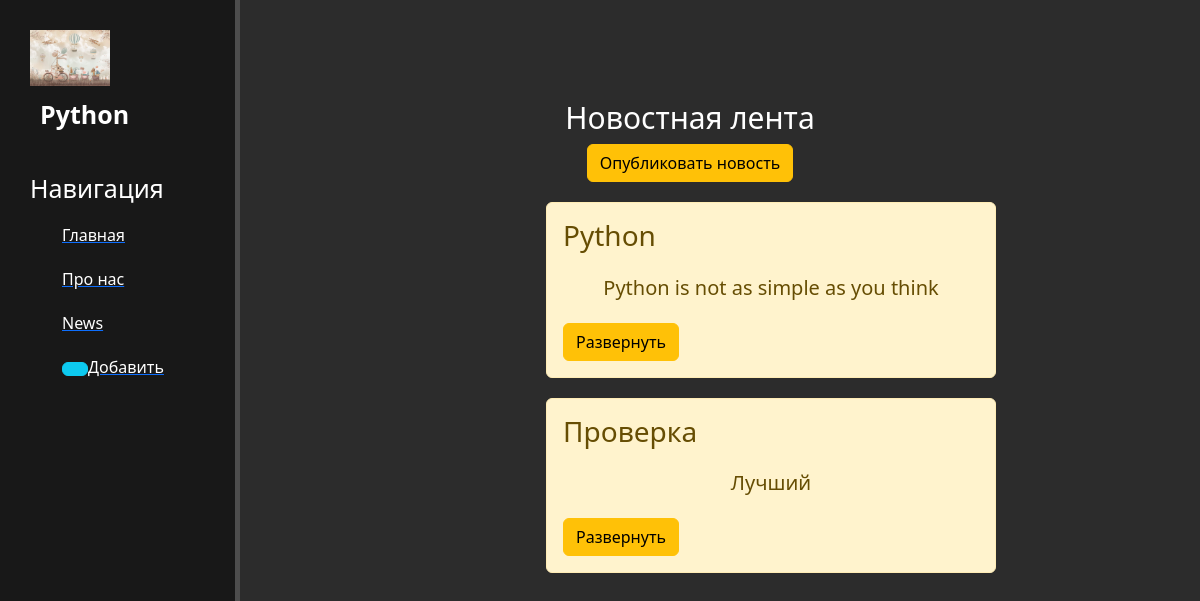
The page /news/ on the database as committed earlier.
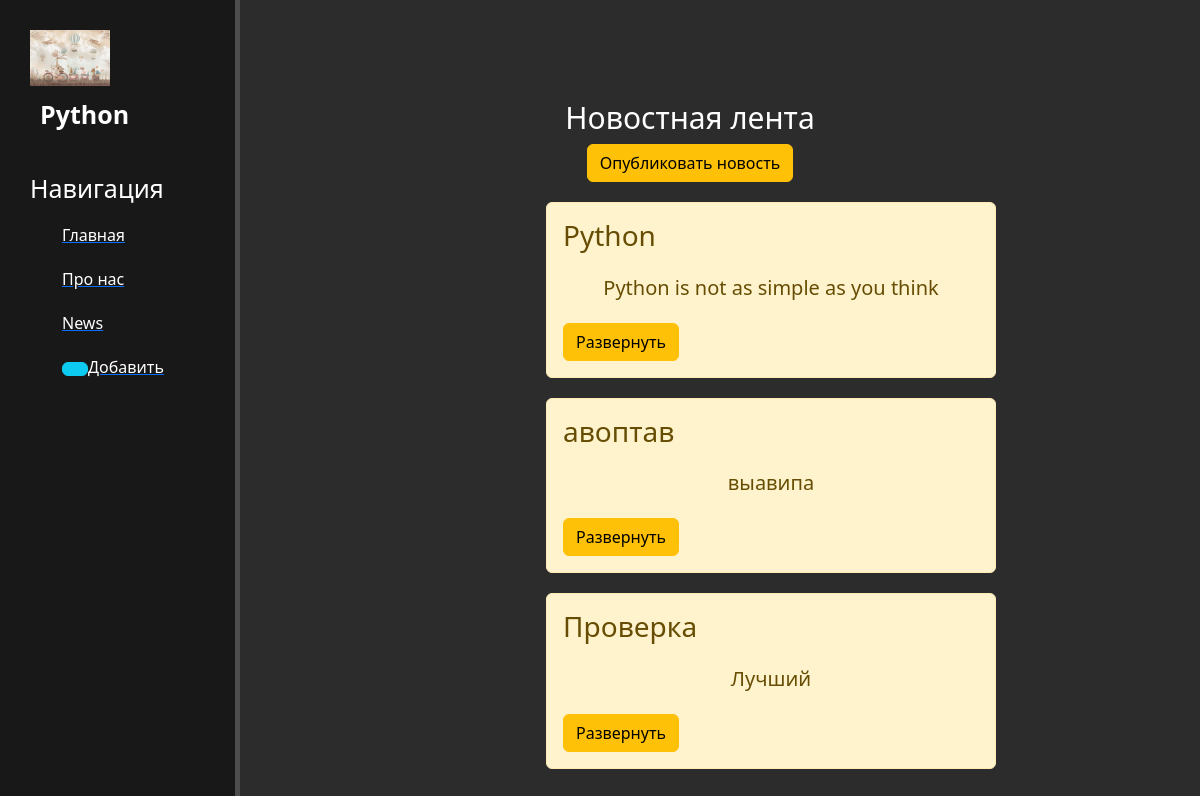
The same page on the database as committed later.
### news/models.py (models this page shows, shortened)
class Articles(models.Model):
    title = models.CharField('Название', max_length=50)
    anonce = models.CharField('Анонс', max_length=250)
    full_text = models.TextField('Статья')
    date = models.DateTimeField('Дата публикации')
    class Meta:
        verbose_name = 'Новость'
        verbose_name_plural = 'Новости'

### news/views.py (the view)
# urls.py: path('', views.news_home, name='news'),
def news_home(request):
    news = Articles.objects.order_by('-date')
    return render(request, 'django_main/news_home.html', {'news': news})

### news/templates/django_main/news_home.html (shortened to what this page needs)
{% extends 'django_main/layout.html' %}
{% block content %}
      <div class="features">
          <h1>Новостная лента</h1>
          <button class="btn btn-warning">Опубликовать новость</button>
          {% if news %}
            {% for el in news %}
                        <div class="alert alert-warning">
                              <h3>{{ el.title }}</h3>
                              <p>{{ el.anonce }}</p>
                            <a href="{% url 'news-detail' el.id %}" class="btn btn-warning">Развернуть</a>
                        </div>
            {% endfor %}
          {% else %}
            <p>У вас нет записей</p>
          {% endif %}
      </div>
{% endblock %}

### app1/templates/django_main/layout.html (shortened to what this page needs)
{% load static %}
<!DOCTYPE html>
<html lang="en">
 <head>
     <link rel="stylesheet" href="https://cdn.jsdelivr.net/npm/bootstrap@5.2.1/dist/css/bootstrap.min.css">
     <link rel="stylesheet" href="{% static 'django_main/css/main.css' %}">
     <link rel="stylesheet" href="https://use.fontawesome.com/releases/v5.8.2/css/all.css">
 </head>
 <body>
   <aside>
    <img src="{% static 'django_main/img/img.jpg'%}" alt="Logo">
    <span class="logo">Python</span>
       <h3>Навигация</h3>
        <ul>
            <a href="{% url 'home' %}"><li>Главная</li></a>
            <a href="{% url 'about' %}"><li>Про нас</li></a>
            <a href="{% url 'news' %}"><li>News</li></a>
            <a href="{% url 'create' %}" ><li><button class="btn btn-info"></button>Добавить</li></a>
        </ul>
   </aside>
   <main>
    {% block content %}
     {% endblock %}
   </main>
 </body>
</html>

### app1/static/django_main/css/main.css (style rules this page uses)
body { background: #2c2c2c; }
aside { float: left; background: #181818; width: 20%; padding: 2.5%; height: 100vh; color: #fff; border-right: 5px solid #4d4d4d; }
aside img { width: 80px; float: left; }
aside .logo { font-size: 25px; margin-left: 10px; font-weight: bold; position: relative; top: 10px; }
aside h3 { margin-top: 50px; font-size: 25px; }
aside ul { list-style: none }
aside ul li { color: #fff; display: block; margin-top: 20px; transition: transform .6s ease; }
main .features { float: left; color: #fff; margin-top: 100px; text-align: center; width: 75%; }
main .features h1 { font-size: 30px; }
main .features p { text-align: center; font-size: 20px; max-width: 400px; margin: 20px auto; }
.alert-warning { float: center; clear: both; width: 450px; margin: 20px 34%; text-align: left; }

Rows that differ between the two databases and show on the page:
added Articles: title "авоптав", anonce "выавипа"
